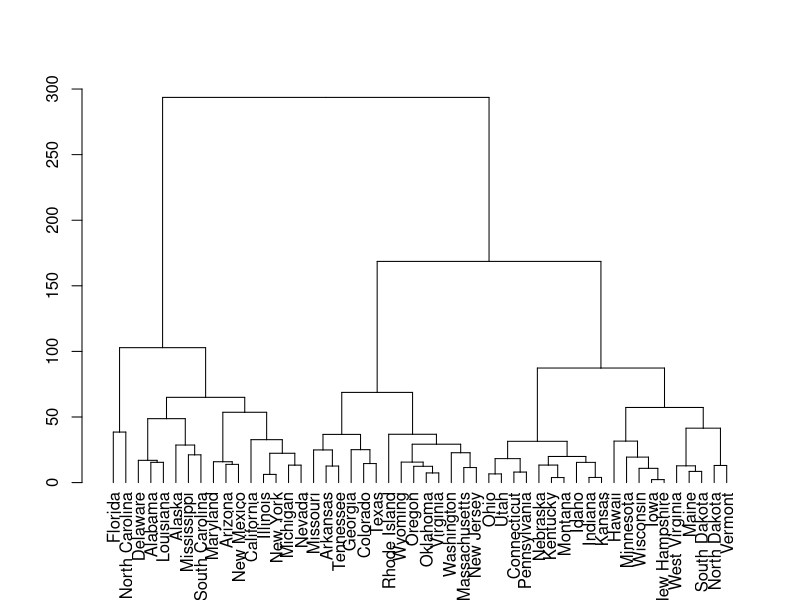

Recreate this plot in R.
library(clue)


### Name: cl_ultrametric
### Title: Ultrametrics of Hierarchies
### Aliases: cl_ultrametric as.cl_ultrametric
### Keywords: cluster

### ** Examples

hc <- hclust(dist(USArrests))
u <- cl_ultrametric(hc)
## Subscripting.
u[1 : 5, 1 : 5]
u[1 : 5, 6 : 7]
## Plotting.
plot(u)
